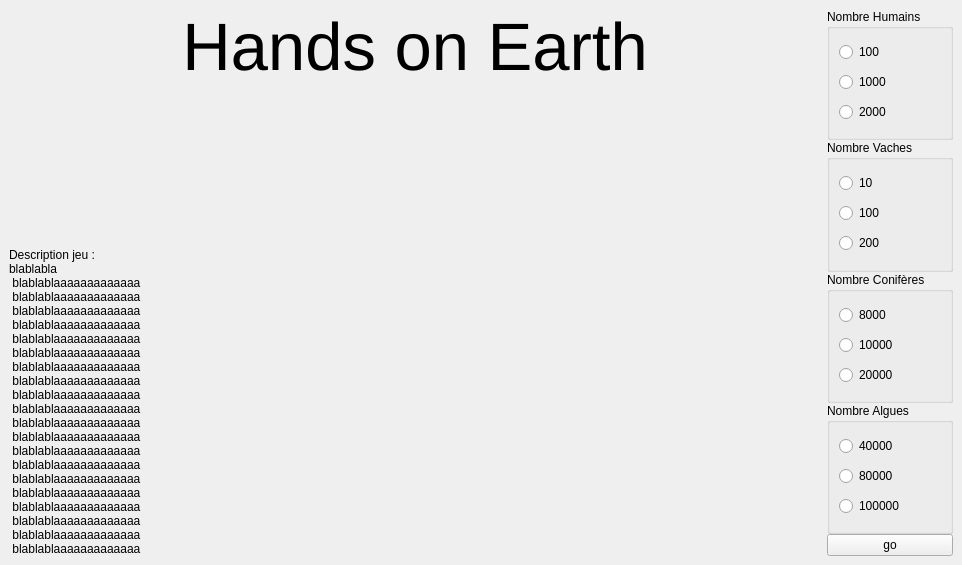
<?xml version="1.0" encoding="UTF-8"?>
<ui version="4.0">
 <class>fenetre1</class>
 <widget class="QMainWindow" name="fenetre1">
  <property name="geometry">
   <rect>
    <x>0</x>
    <y>0</y>
    <width>962</width>
    <height>565</height>
   </rect>
  </property>
  <property name="windowTitle">
   <string>MainWindow</string>
  </property>
  <widget class="QWidget" name="centralwidget">
   <layout class="QHBoxLayout" name="horizontalLayout">
    <item>
     <layout class="QVBoxLayout" name="verticalLayout_6">
      <item>
       <widget class="QLabel" name="Titre_page">
        <property name="font">
         <font>
          <pointsize>50</pointsize>
         </font>
        </property>
        <property name="text">
         <string>Hands on Earth</string>
        </property>
        <property name="alignment">
         <set>Qt::AlignHCenter|Qt::AlignTop</set>
        </property>
       </widget>
      </item>
      <item>
       <widget class="QLabel" name="description_jeu">
        <property name="text">
         <string>Description jeu : 
blablabla 
 blablablaaaaaaaaaaaaa
 blablablaaaaaaaaaaaaa
 blablablaaaaaaaaaaaaa
 blablablaaaaaaaaaaaaa
 blablablaaaaaaaaaaaaa
 blablablaaaaaaaaaaaaa
 blablablaaaaaaaaaaaaa
 blablablaaaaaaaaaaaaa
 blablablaaaaaaaaaaaaa
 blablablaaaaaaaaaaaaa
 blablablaaaaaaaaaaaaa
 blablablaaaaaaaaaaaaa
 blablablaaaaaaaaaaaaa
 blablablaaaaaaaaaaaaa
 blablablaaaaaaaaaaaaa
 blablablaaaaaaaaaaaaa
 blablablaaaaaaaaaaaaa
 blablablaaaaaaaaaaaaa
 blablablaaaaaaaaaaaaa
 blablablaaaaaaaaaaaaa</string>
        </property>
        <property name="alignment">
         <set>Qt::AlignLeading|Qt::AlignLeft|Qt::AlignTop</set>
        </property>
       </widget>
      </item>
      <item>
       <spacer name="horizontalSpacer">
        <property name="orientation">
         <enum>Qt::Horizontal</enum>
        </property>
        <property name="sizeHint" stdset="0">
         <size>
          <width>40</width>
          <height>0</height>
         </size>
        </property>
       </spacer>
      </item>
     </layout>
    </item>
    <item>
     <layout class="QVBoxLayout" name="verticalLayout_5">
      <property name="spacing">
       <number>0</number>
      </property>
      <item>
       <widget class="QGroupBox" name="groupBoxHumain">
        <property name="title">
         <string>Nombre Humains</string>
        </property>
        <layout class="QVBoxLayout" name="verticalLayout">
         <item>
          <widget class="QRadioButton" name="button_humain_choix1">
           <property name="text">
            <string>100</string>
           </property>
          </widget>
         </item>
         <item>
          <widget class="QRadioButton" name="button_humain_choix2">
           <property name="text">
            <string>1000</string>
           </property>
          </widget>
         </item>
         <item>
          <widget class="QRadioButton" name="button_humain_choix3">
           <property name="text">
            <string>2000</string>
           </property>
          </widget>
         </item>
        </layout>
       </widget>
      </item>
      <item>
       <widget class="QGroupBox" name="groupBoxVache">
        <property name="title">
         <string>Nombre Vaches</string>
        </property>
        <layout class="QVBoxLayout" name="verticalLayout_2">
         <item>
          <widget class="QRadioButton" name="button_vache_choix1">
           <property name="text">
            <string>10</string>
           </property>
          </widget>
         </item>
         <item>
          <widget class="QRadioButton" name="button_vache_choix2">
           <property name="text">
            <string>100</string>
           </property>
          </widget>
         </item>
         <item>
          <widget class="QRadioButton" name="button_vache_choix3">
           <property name="text">
            <string>200</string>
           </property>
          </widget>
         </item>
        </layout>
       </widget>
      </item>
      <item>
       <widget class="QGroupBox" name="groupBox_Conifere">
        <property name="title">
         <string>Nombre Conifères</string>
        </property>
        <layout class="QVBoxLayout" name="verticalLayout_3">
         <item>
          <widget class="QRadioButton" name="button_conifere_choix1">
           <property name="text">
            <string>8000</string>
           </property>
          </widget>
         </item>
         <item>
          <widget class="QRadioButton" name="button_conifere_choix2">
           <property name="text">
            <string>10000</string>
           </property>
          </widget>
         </item>
         <item>
          <widget class="QRadioButton" name="button_conifere_choix3">
           <property name="text">
            <string>20000</string>
           </property>
          </widget>
         </item>
        </layout>
       </widget>
      </item>
      <item>
       <widget class="QGroupBox" name="groupBox_Algue">
        <property name="title">
         <string>Nombre Algues</string>
        </property>
        <layout class="QVBoxLayout" name="verticalLayout_4">
         <item>
          <widget class="QRadioButton" name="button_algue_choix1">
           <property name="text">
            <string>40000</string>
           </property>
          </widget>
         </item>
         <item>
          <widget class="QRadioButton" name="button_algue_choix2">
           <property name="text">
            <string>80000</string>
           </property>
          </widget>
         </item>
         <item>
          <widget class="QRadioButton" name="button_algue_choix3">
           <property name="text">
            <string>100000</string>
           </property>
          </widget>
         </item>
        </layout>
       </widget>
      </item>
      <item>
       <widget class="QPushButton" name="bouton_fenetre1">
        <property name="text">
         <string>go</string>
        </property>
       </widget>
      </item>
     </layout>
    </item>
   </layout>
  </widget>
 </widget>
 <resources/>
 <connections/>
</ui>
